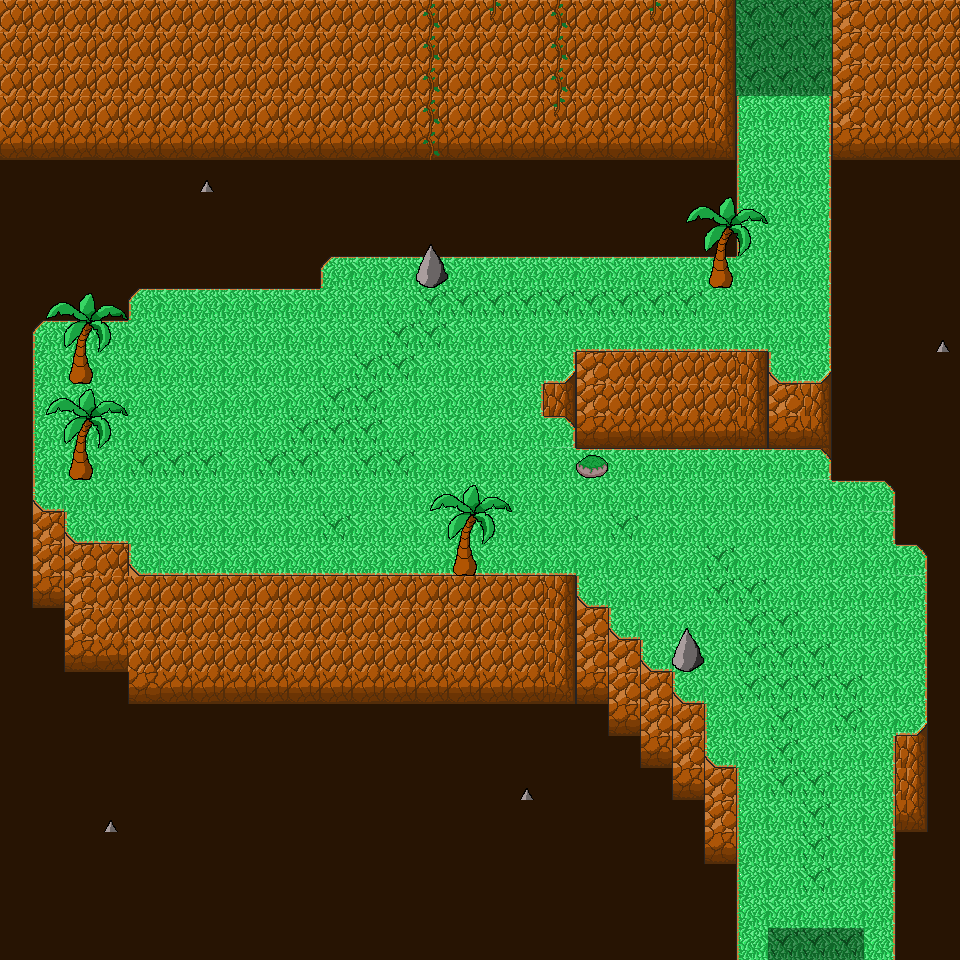

Below is a game level as drawn by its tile map, then a one-line description and the .tmx that defines it (tile-layer data replaced by summaries):
An orthogonal 30x30 tile map with 32x32 px tiles, 2 tile layers (Background, Foreground) and 13 objects (8x Penguin, 2x PenguinJetpack, 2x RespawnPoint, TriggerWarp).

<map version="1.0" orientation="orthogonal" width="30" height="30" tilewidth="32" tileheight="32">
 <tileset firstgid="1" source="Jungle.tsx" />
 <layer name="Background" width="30" height="30">
  <data>[900 cells, 900 non-empty, 17 distinct tile ids]</data>
 </layer>
 <layer name="Foreground" width="30" height="30">
  <data>[900 cells, 59 non-empty, 14 distinct tile ids]</data>
 </layer>
 <objectgroup name="Objects" width="30" height="30">
  <object name="TriggerWarpBoss1" type="TriggerWarp" x="741" y="861" width="153" height="91">
   <properties>
    <property name="respawn" value="top" />
    <property name="url" value="Maps/W1B1.json" />
   </properties>
  </object>
  <object name="Penguin1" type="Penguin" x="282" y="311" />
  <object name="Penguin1" type="Penguin" x="321" y="335">
   <properties>
    <property name="coop" value="" />
   </properties>
  </object>
  <object name="Penguin1" type="Penguin" x="291" y="410" />
  <object name="PenguinJetpack0" type="PenguinJetpack" x="244" y="441" width="22" height="23">
   <properties>
    <property name="coop" value="" />
   </properties>
  </object>
  <object name="PenguinJetpack0" type="PenguinJetpack" x="181" y="308" width="22" height="23">
   <properties>
    <property name="coop" value="" />
   </properties>
  </object>
  <object name="Penguin1" type="Penguin" x="348" y="552" />
  <object name="Penguin1" type="Penguin" x="797" y="362" />
  <object name="Penguin1" type="Penguin" x="678" y="570" />
  <object name="Penguin1" type="Penguin" x="713" y="571" width="20" height="16">
   <properties>
    <property name="coop" value="" />
   </properties>
  </object>
  <object name="Penguin1" type="Penguin" x="771" y="536" />
 </objectgroup>
 <objectgroup name="RespawnPoints" width="30" height="30">
  <object name="RespawnPointTop" type="RespawnPoint" x="760" y="137" width="31" height="30">
   <properties>
    <property name="location" value="top" />
   </properties>
  </object>
  <object name="RespawnPointTop" type="RespawnPoint" x="766" y="140" width="25" height="27">
   <properties>
    <property name="location" value="top" />
   </properties>
  </object>
 </objectgroup>
</map>
